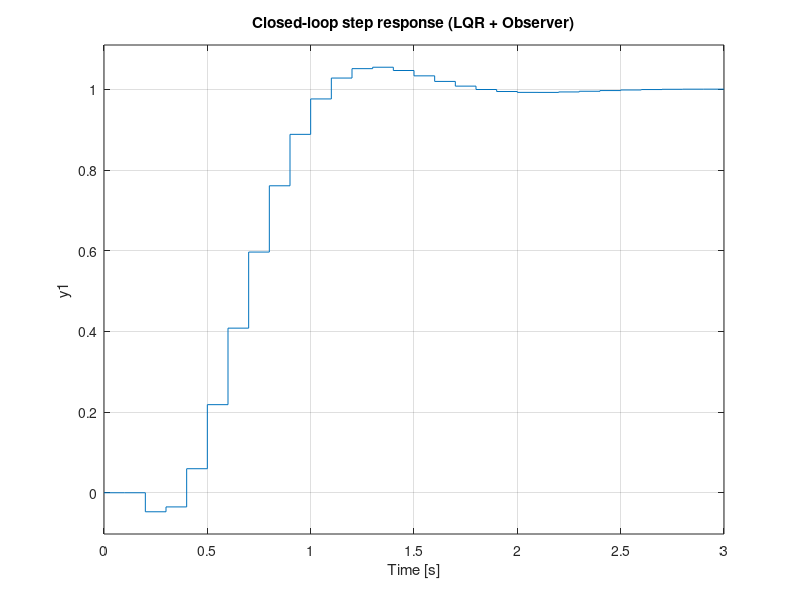

This figure's MATLAB source:
%% Discrete-Time Control Synthesis: LQR & Observer Design
% Project: Airpong Levitation System
% Author: Lucas Ponchon

clear all; close all; clc;

%% 1. Parameters & System Identification
Ts = 0.1; 
% Transfer Function identified via System Identification Toolbox
num1 = [-0.031 0.07151];
den1 = [1 -1.802 0.802];
sys  = tf(num1, den1, Ts);
[A, B, C, D] = ssdata(sys);

%% 2. Augmented System for Integral Action
% Augmenting state-space with an integrator to reject disturbances
A_a = [A, zeros(2,1); -C, 1];
B_a = [B; 0];

%% 3. Controller Design (LQR)
% Q weights: [x1, x2, integral_error]. 
% Prioritizing integral error (Q(3,3)=5) for steady-state accuracy.
Q = [0.01 0 0; 0 0.1 0; 0 0 5]; 
R = 1; 
[K_a, ~, ~] = dlqr(A_a, B_a, Q, R);

K  = K_a(1:2); 
Ki = K_a(3);

%% 4. State Observer Design
% Luenberger observer: poles chosen 20% faster than controller poles
P_obs = eig(A - B*K) * 0.8; 
L = acker(A', C', P_obs)';

%% 5. Closed-Loop System Assembly (Global)
% Constructing the global system: [Plant, Observer, Controller]
A_glob = [ A,         -B*K,        -B*Ki;
           L*C,       A-L*C-B*K,   -B*Ki;
           -C,        zeros(1, 2),  1 ];

B_glob = [zeros(2,1); zeros(2,1); 1];
C_glob = [C, zeros(1, 2), 0];

%% 6. Validation & Visualization
sys_cl = ss(A_glob, B_glob, C_glob, 0, Ts);

figure('Name', 'Closed-Loop Performance');
step(sys_cl);
grid on;
title('Closed-loop step response (LQR + Observer)');
% saveas(gcf, 'step_response.png'); % Décommente pour sauvegarder le résultat
